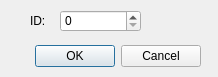
<?xml version="1.0" encoding="UTF-8"?>
<ui version="4.0">
 <class>appchannelinfo_form</class>
 <widget class="QDialog" name="appchannelinfo_form">
  <property name="geometry">
   <rect>
    <x>0</x>
    <y>0</y>
    <width>218</width>
    <height>77</height>
   </rect>
  </property>
  <property name="windowTitle">
   <string>Set channel ID</string>
  </property>
  <widget class="QDialogButtonBox" name="buttonBox">
   <property name="geometry">
    <rect>
     <x>30</x>
     <y>40</y>
     <width>171</width>
     <height>32</height>
    </rect>
   </property>
   <property name="orientation">
    <enum>Qt::Horizontal</enum>
   </property>
   <property name="standardButtons">
    <set>QDialogButtonBox::Cancel|QDialogButtonBox::Ok</set>
   </property>
  </widget>
  <widget class="QSpinBox" name="spinBox">
   <property name="geometry">
    <rect>
     <x>60</x>
     <y>10</y>
     <width>81</width>
     <height>22</height>
    </rect>
   </property>
   <property name="maximum">
    <number>999999999</number>
   </property>
  </widget>
  <widget class="QLabel" name="lbl_chan_ID">
   <property name="geometry">
    <rect>
     <x>30</x>
     <y>10</y>
     <width>21</width>
     <height>21</height>
    </rect>
   </property>
   <property name="text">
    <string>ID:</string>
   </property>
  </widget>
 </widget>
 <resources/>
 <connections>
  <connection>
   <sender>buttonBox</sender>
   <signal>accepted()</signal>
   <receiver>appchannelinfo_form</receiver>
   <slot>accept()</slot>
   <hints>
    <hint type="sourcelabel">
     <x>248</x>
     <y>254</y>
    </hint>
    <hint type="destinationlabel">
     <x>157</x>
     <y>274</y>
    </hint>
   </hints>
  </connection>
  <connection>
   <sender>buttonBox</sender>
   <signal>rejected()</signal>
   <receiver>appchannelinfo_form</receiver>
   <slot>reject()</slot>
   <hints>
    <hint type="sourcelabel">
     <x>316</x>
     <y>260</y>
    </hint>
    <hint type="destinationlabel">
     <x>286</x>
     <y>274</y>
    </hint>
   </hints>
  </connection>
 </connections>
</ui>
